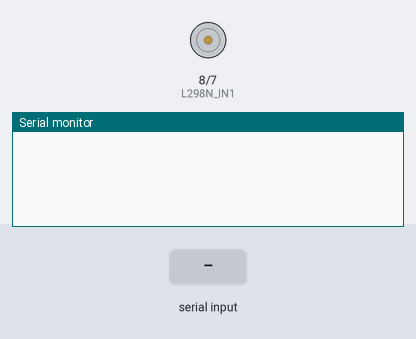
Bench run of a sketch on a simulated Arduino Uno, built with avr-gcc and run on an emulated ATmega328P. Shown: motor-driver pin pairs drawn as motors (green arrow = first pin HIGH = forward, orange = second pin HIGH = backward, longer = more drive, scaled by the enable pin), the last lines printed to the serial monitor. The test bench sets the inputs (shaded band).

Above: at 3.2 s.
3.3 s: "30,150\n" received over Serial
At 4.1 s:
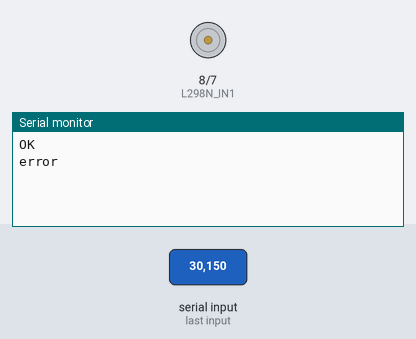
4.8 s: "2" received over Serial
At 5.9 s:
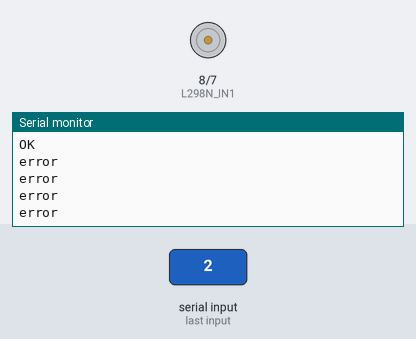

The sketch:

motor_test.ino
```cpp
#define L298N_ENA   9 // PWM
#define L298N_IN1   8
#define L298N_IN2   7

int motor_speed = 128;
int motor_delay = 500;

void setup()
{
  Serial.begin(9600);
  delay(2000);

  motor_init();
}

char cmd;
void loop()
{
  // put your main code here, to run repeatedly:
  if(Serial.available()){
    cmd = Serial.read();
    if (cmd == '1') {
      motor_open();

    } else if (cmd == '2'){
      motor_close();

    } else if (cmd == '3'){
      int value = Serial.parseInt();
      if(value >= 0 && value <= 255) {
        motor_speed = value;
        Serial.println("OK");
      } else {
        Serial.println("error");
      }

    } else if (cmd == '4'){
      int value = Serial.parseInt();
      if(value >= 0 && value <= 10000) {
        motor_delay = value;
        Serial.println("OK");
      } else {
        Serial.println("error");
      }
    } else {
      Serial.println("error");
    }
  }
}

void motor_init(void)
{
  pinMode(L298N_ENA, OUTPUT);
  pinMode(L298N_IN1, OUTPUT);
  pinMode(L298N_IN2, OUTPUT);

  digitalWrite(L298N_IN1, LOW);
  digitalWrite(L298N_IN2, LOW);
  analogWrite(L298N_ENA, 0);
}

void motor_open(void)
{
  digitalWrite(L298N_IN1, HIGH);
  digitalWrite(L298N_IN2, LOW);
  analogWrite(L298N_ENA, motor_speed);
  delay(motor_delay);
  analogWrite(L298N_ENA, 0);
  delay(motor_delay);
}

void motor_close(void)
{
  digitalWrite(L298N_IN1, LOW);
  digitalWrite(L298N_IN2, HIGH);
  analogWrite(L298N_ENA, motor_speed);
  delay(motor_delay);
  analogWrite(L298N_ENA, 0);
  delay(motor_delay);
}

////////////////////////////////////////////////////////////////////////////////////////////
////////////////////////////////////////////////////////////////////////////////////////////

#define ENA   9 // PWM
#define IN1   8
#define IN2   7
void loop_test()
{
  // DC모터 A 회전
  digitalWrite(IN1, HIGH); // 디지털 10번 핀에 디지털 신호 HIGH 출력
  digitalWrite(IN2, LOW); // 디지털 9번 핀에 디지털 신호 LOW 출력
  analogWrite(ENA, 255); // 디지털 11번 핀에 PWM 아날로그 신호 5V 출력
  delay(1000); // 1000ms 대기
  analogWrite(ENA, 0); // 디지털 11번 핀에 PWM 아날로그 신호 0V 출력
  delay(1000);
  // DC모터 A 역회전
  digitalWrite(IN1, LOW);
  digitalWrite(IN2, HIGH);
  analogWrite(ENA, 255);
  delay(1000);
  analogWrite(ENA, 0);
  delay(1000);


  // DC모터 A 회전 가속
  digitalWrite(IN1, HIGH);
  digitalWrite(IN2, LOW);
  for (int i = 1; i <= 255; i++) // 10 ms 간격으로 점점 빠르게 회전
  {
    analogWrite(ENA, i);
    delay(10); // 10 ms 대기
  }
  delay(1000);
  // DC모터 A 회전 감속
  for (int i = 254; i >= 0; i--) // 10 ms 간격으로 점점 느리게 회전
  {
    analogWrite(ENA, i);
    delay(10);
  }
  delay(1000);
  // DC모터 A 역회전 가속
  digitalWrite(IN1, LOW);
  digitalWrite(IN2, HIGH);
  for (int i = 1; i <= 255; i++)
  {
    analogWrite(ENA, i);
    delay(10);
  }
  delay(1000);
  // DC모터 A 역회전 감속
  for (int i = 254; i >= 0; i--)
  {
    analogWrite(ENA, i);
    delay(10);
  }
  delay(1000);


}
```

Measured:
- after the input at 3.3 s, the serial monitor: prints a new line at once (image 1)
